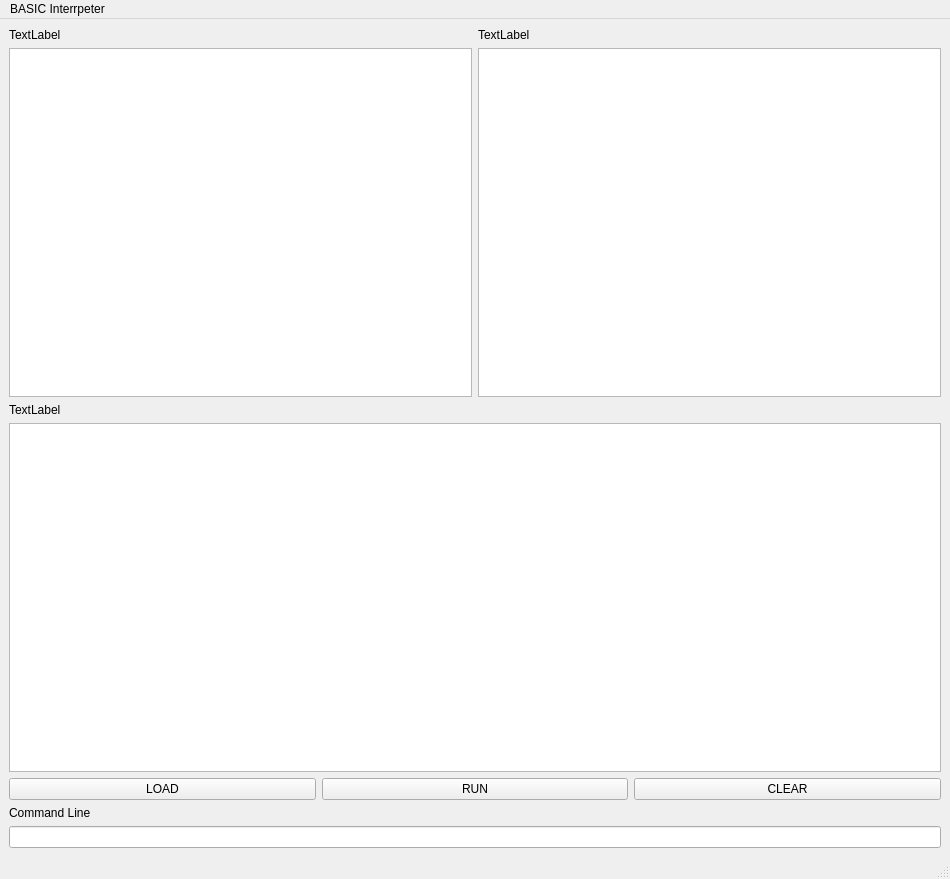
<?xml version="1.0" encoding="UTF-8"?>
<ui version="4.0">
 <class>MainWindow</class>
 <widget class="QMainWindow" name="MainWindow">
  <property name="geometry">
   <rect>
    <x>0</x>
    <y>0</y>
    <width>950</width>
    <height>879</height>
   </rect>
  </property>
  <property name="windowTitle">
   <string>MainWindow</string>
  </property>
  <widget class="QWidget" name="centralwidget">
   <layout class="QHBoxLayout" name="horizontalLayout_3">
    <item>
     <layout class="QVBoxLayout" name="verticalLayout">
      <property name="sizeConstraint">
       <enum>QLayout::SetNoConstraint</enum>
      </property>
      <item>
       <layout class="QHBoxLayout" name="horizontalLayout_2">
        <property name="sizeConstraint">
         <enum>QLayout::SetNoConstraint</enum>
        </property>
        <item>
         <layout class="QVBoxLayout" name="verticalLayout_6">
          <property name="sizeConstraint">
           <enum>QLayout::SetNoConstraint</enum>
          </property>
          <item>
           <widget class="QLabel" name="label_4">
            <property name="text">
             <string>TextLabel</string>
            </property>
           </widget>
          </item>
          <item>
           <widget class="QTextBrowser" name="browserCode">
            <property name="autoFillBackground">
             <bool>false</bool>
            </property>
           </widget>
          </item>
         </layout>
        </item>
        <item>
         <layout class="QVBoxLayout" name="verticalLayout_4">
          <property name="sizeConstraint">
           <enum>QLayout::SetNoConstraint</enum>
          </property>
          <item>
           <widget class="QLabel" name="label_3">
            <property name="text">
             <string>TextLabel</string>
            </property>
           </widget>
          </item>
          <item>
           <widget class="QTextBrowser" name="browserResult"/>
          </item>
         </layout>
        </item>
       </layout>
      </item>
      <item>
       <layout class="QVBoxLayout" name="verticalLayout_3">
        <property name="sizeConstraint">
         <enum>QLayout::SetNoConstraint</enum>
        </property>
        <item>
         <widget class="QLabel" name="label_2">
          <property name="text">
           <string>TextLabel</string>
          </property>
         </widget>
        </item>
        <item>
         <widget class="QTextBrowser" name="browserStructure"/>
        </item>
       </layout>
      </item>
      <item>
       <layout class="QHBoxLayout" name="horizontalLayout">
        <property name="sizeConstraint">
         <enum>QLayout::SetNoConstraint</enum>
        </property>
        <item>
         <widget class="QPushButton" name="buttonLoad">
          <property name="text">
           <string>LOAD</string>
          </property>
         </widget>
        </item>
        <item>
         <widget class="QPushButton" name="buttonRun">
          <property name="text">
           <string>RUN</string>
          </property>
         </widget>
        </item>
        <item>
         <widget class="QPushButton" name="buttonClear">
          <property name="text">
           <string>CLEAR</string>
          </property>
         </widget>
        </item>
       </layout>
      </item>
      <item>
       <layout class="QVBoxLayout" name="verticalLayout_2">
        <property name="sizeConstraint">
         <enum>QLayout::SetNoConstraint</enum>
        </property>
        <item>
         <widget class="QLabel" name="label">
          <property name="text">
           <string>Command Line</string>
          </property>
         </widget>
        </item>
        <item>
         <widget class="QLineEdit" name="textInput"/>
        </item>
       </layout>
      </item>
     </layout>
    </item>
   </layout>
  </widget>
  <widget class="QStatusBar" name="statusbar"/>
  <widget class="QMenuBar" name="menubar">
   <property name="geometry">
    <rect>
     <x>0</x>
     <y>0</y>
     <width>950</width>
     <height>25</height>
    </rect>
   </property>
   <widget class="QMenu" name="menuBASIC_Interrpeter">
    <property name="title">
     <string>BASIC Interrpeter</string>
    </property>
   </widget>
   <addaction name="menuBASIC_Interrpeter"/>
  </widget>
 </widget>
 <resources/>
 <connections/>
</ui>
